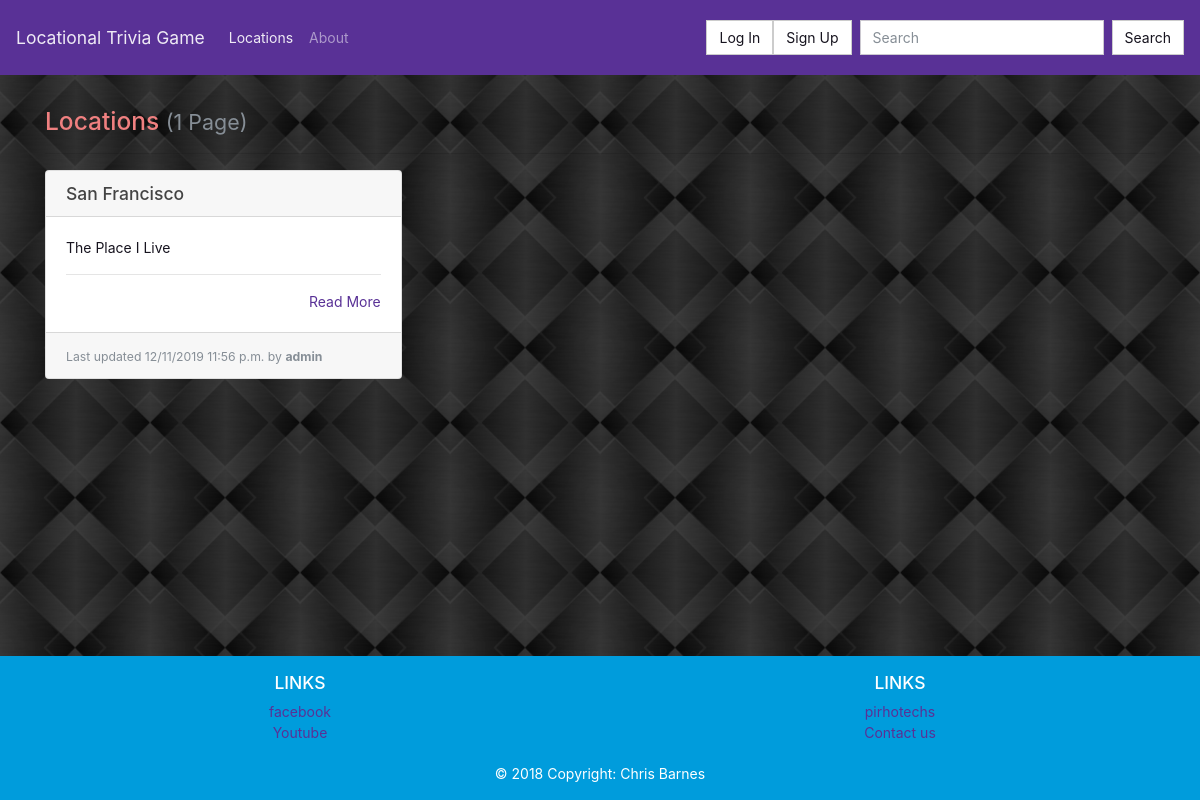
Page /locations/ on the committed database.
### locations/models.py (models this page shows, shortened)
class Page(models.Model):
    objects = models.Manager()
    title = models.CharField(max_length=settings.PAGE_TITLE_MAX_LENGTH, unique=True,
                             help_text="Title of your page.")
    author = models.ForeignKey(User, on_delete=models.PROTECT,
                               help_text="The user that posted this article.")
    slug = models.CharField(max_length=settings.PAGE_TITLE_MAX_LENGTH, blank=True, editable=False,
                            help_text="Unique URL path to access this page. Generated by the system.")
    content = models.TextField(help_text="Write the content of your page here.")
    created = models.DateTimeField(auto_now_add=True,
                                   help_text="The date and time this page was created. Automatically generated when the model saves.")
    modified = models.DateTimeField(auto_now=True,
                                    help_text="The date and time this page was updated. Automatically generated when the model updates.")

### locations/views.py (the view)
# urls.py: path('', PageListView.as_view(), name='list-page'),
class PageListView(ListView):
    model = Page
    def get(self, request):
        pages = self.get_queryset().all()
        return render(request, 'list.html', {'pages': pages})

### locations/templates/list.html
{% extends "base.html" %}
{% block content %}
  <h3>Locations {% if pages %}<small class="text-muted">({{ pages|length }} Page{{ pages|length|pluralize:"s" }})</small>{% endif %}</h3>
  <hr>
  {% if pages %}
    <div class="card-columns">
      {% for page in pages %}
        {% include "partials/card.html" %}
      {% endfor %}
    </div>
  {% else %}
    <div class="alert alert-primary" role="alert">No pages to display.</div>
  {% endif %}
{% endblock %}

### locations/templates/partials/card.html
<div class="card mb-3">
  <h5 class="card-header ">{{ page.title }}</h5>
  <div class="card-body border-dark">
    <p class="card-text text-dark">
      {{ page.content|truncatewords_html:30 }}
      <hr>
      <div class="text-right"><a href="{% url 'details-page' page.slug %}" title="Read More">Read More</a></div>
  </div>
  <div class="card-footer">
    <small class="text-muted">Last updated {{ page.modified|date:"SHORT_DATETIME_FORMAT" }} by <b>{{ page.author.username }}</b></small>
  </div>
</div>

### static/style.css (style rules this page uses)
body { background: lightgrey url("images/background.jpg") center; }
h2, h3 { color: lightcoral; }
p { color: white; }

### rows in the picture
Page: title "San Francisco", content "The Place I Live", modified "12/11/2019 11:56 p.m.", author.username "admin"

### other values in the picture
{{ pages|length }} "1"
